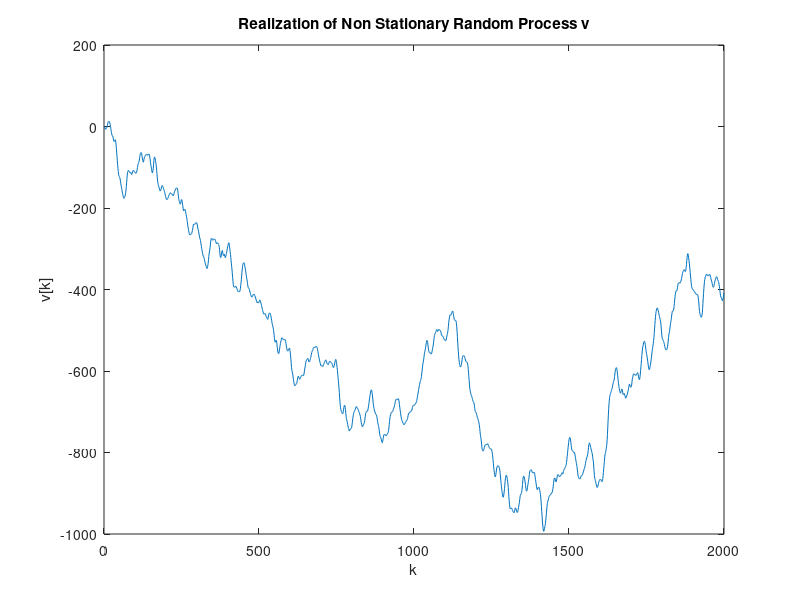

Recreate this plot in MATLAB. (Note: this script raises an error after producing the figure.)
%% Loading data
load a2_q3.mat

%% Exploratory Analysis of the data
N = length(vk);
figure();
%Plotting vk
plot(vk,"-")
xlabel("k")
ylabel("v[k]")
title("Realization of Non Stationary Random Process v")

%Calculating ACF and PACF - commands adopted from MATLAB live script
acf_vk = autocorr(vk,'NumLags',20);
pacf_vk = parcorr(vk,'NumLags',20);
% Plot sample ACF and sample PACF
figure
subplot(211)
autocorr(vk,'NumLags',20);
ylabel('Sample ACF');
xlabel('')
set(gca,'fontsize',12,'fontweight','bold');
hca = gca;
set(hca.Children(4),'LineWidth',2,'Color','m')
hca.YLim(2) = 1.1;
box off

subplot(212)
parcorr(vk,'NumLags',20);
ylabel('Sample PACF');
set(gca,'fontsize',12,'fontweight','bold');
hca = gca;
set(hca.Children(4),'LineWidth',2)
box off

%% Systematic determination of ARIMA model parameters

%%Performing ADF test to confirm the presence of integrating effect
[ht_adf,pval] = adftest(vk)
if pval>0.05
    fprintf("Presence of Random Walk effect\n")
end

%% Difference series analysis
vdk = diff(vk);
% Plot the differenced series
figure
plot((2:N),vdk,'linewidth',2)
xlabel('Time Instance k')
ylabel('v[k]-v[k-1]')
set(gca,'fontsize',12,'fontweight','bold')
title('Differenced series','fontsize',13)
box off

%% SAMPLE ACF AND PACF FOR DIFFERENCE SERIES vdk
figure
subplot(211)
autocorr(vdk,'NumLags',20);
ylabel('Sample ACF');
xlabel('')
title('Sample ACF and PACF of differenced series')
set(gca,'fontsize',12,'fontweight','bold');
hca = gca;
set(hca.Children(4),'LineWidth',2,'Color','m')
hca.YLim(2) = 1.1;
box off
subplot(212)
parcorr(vdk,'NumLags',20);
ylabel('Sample PACF');
set(gca,'fontsize',12,'fontweight','bold');
hca = gca;
set(hca.Children(4),'LineWidth',2)
box off

%% Performing ADF test to confirm the presence of integrating effect
[ht_adf,pval] = adftest(vdk);
pval
if pval>0.05
    fprintf("Presence of Random Walk/Integrating effect in the difference series\n")
else
    fprintf("No presence of Random Walk/Integrating effect in the difference series\n")
end

%% Determining P and M of ARMA model with the difference series

%%Build an AR(2,1,1) model
mod_arima211 = arima(2,1,1);
mod_arima211.Constant = 0;
mod_arima211est = estimate(mod_arima211,vk);
result = summarize(mod_arima211est);

%AIC for ARIMA(2,1,1)
result.AIC

res_arima211 = infer(mod_arima211est,vk);

% ACF of residuals plot
figure
autocorr(res_arima211,'NumLags',20)
ylabel('Sample ACF');
set(gca,'fontsize',12,'fontweight','bold');
title('ACF of residuals from AIRMA(2,1,1) model')
hca = gca;
set(hca.Children(4),'LineWidth',2)
box off

%Ljung Box Test
[ht_resarma11,pval] = lbqtest(res_arima211)

%%The codes for performing the analyses were adopted frorm the live script